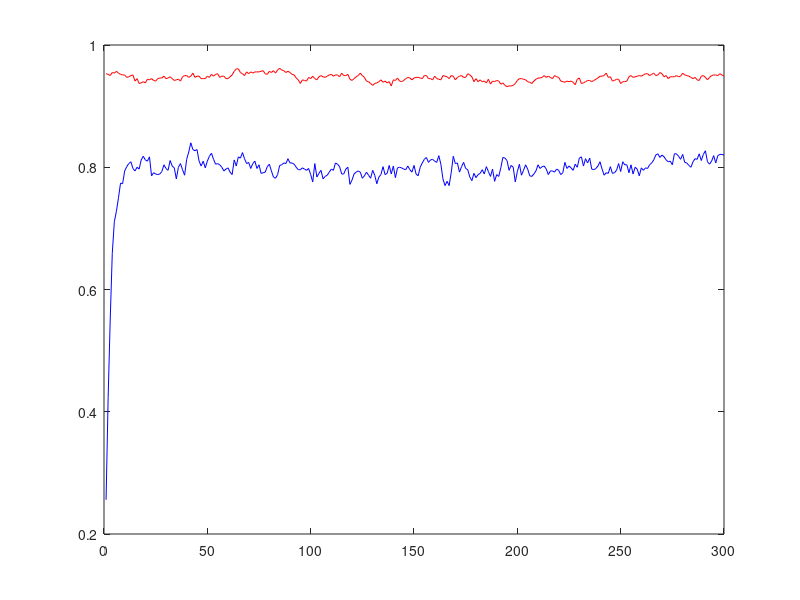
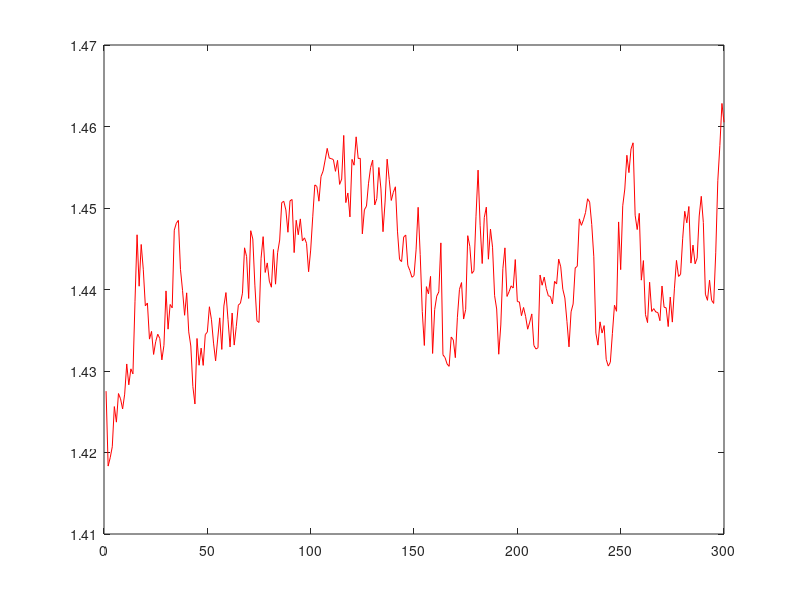

The MATLAB script that drew these images, in order:
clear all

%--------------------------------------------------------------------------
% Set parameter values
%--------------------------------------------------------------------------
beta = 0.8; % Germany interst rate 0.0037 pa
b = 0.4; % Unemployment income (not flow utility) (around 60%  of net income for Germany)
alpha = 0.5;  % Wage offer probability
lambda = 0.07; % Job loss probability (avg tenure of 11.2 years)
w_min = 0; % Minimum wage offer 
w_max = 2;  % Max wage offer 
n_min = -0.25;  % Minimum utility for home production when not spending time on job searching
n_max = 0.75;  % Maximum utility for home production when not spending time on job searching
s_cost = 0.3;  % Cost for searching job

%--------------------------------------------------------------------------
% Run VFI to compute the reservation wage
%--------------------------------------------------------------------------

n = 1e+2;  % Number of grids for wage offers and also the home production utility
crit = 1e-7;  % Convergence criterion
metric  = 1;        % Convergence metric
disp(num2str([n, crit]));
wage = linspace(w_min,w_max,n);   % Wage grid
wage_pdf = 1/n;
ns_range = linspace(n_min, n_max, n)'; % Not-searching grid

%--------------------------------------------------------------------------
% Initial Guess
%--------------------------------------------------------------------------
U = ones(n, 1)* b;   % Initial guess of value function: unemployment  (n,1 vector)
W = ones(n, 1) * wage;   % Initial guess of value function: employment (n,n matrix)
S = ones(n, 1) * b;   % Initial guess of value function: searching  (n,1 vector)
NS = ns_range;   % Initial guess of value function: not searching  (n,1 vector)
res_wage = U;   % Initial guess of reservation wage for all ns-utility  (n,1 vector)
res_cdf = (res_wage - w_min) ./ (w_max - w_min);    % (n,1 vector)

while metric > crit     % Start iteration 
    %--------------------------------------------------------------------------
    % Update value functions
    %--------------------------------------------------------------------------
    wage_mask = (wage'  >  res_wage);  % logical mask for offers that will not be accepted
    exp_W = [];
    for i = 1:n
        s = sum(W(i, wage_mask));
        if isempty(s)
           s = 0;
        end
        exp_W = [exp_W; s];
    end
    % exp_W = sum(W(:, wage_mask)')'
    exp_W(isnan(exp_W)) = 0;
    S_new = alpha .* (1 - res_cdf) .* exp_W .* wage_pdf ./(1 - res_cdf) + (alpha .* res_cdf + 1 - alpha) .* U;
    NS_new = ns_range + max(S, NS) .* beta;
    W_new = ones(n, 1)*wage + beta .*( (1 - lambda) .* W + lambda .* U*ones(1, n)) - s_cost; 
    U_new = b + beta .* max(S, NS) - s_cost;
    % Update reservation wage for everyone
    for idx = 1:length(W)
        rw = wage( find(W(idx, :)-U(idx)>0, 1 ,'first') ); % Find the res_wage 
        if rw
            res_wage(idx) = rw;
        else
            res_wage(idx) = w_max; % This agent will never work
        end
    end
    res_cdf = (res_wage - w_min) ./ (w_max - w_min);  % recalculate 
%--------------------------------------------------------------------------
% Update metric
%--------------------------------------------------------------------------
    metric = max([ reshape(abs(W_new-W)./( 1+abs(W) ), [n*n, 1]); ...
        abs(U_new-U)./( 1+abs(U) ); abs(S_new-S)./( 1+abs(S) ); abs(NS_new-NS)./( 1+abs(NS) )] );
    disp(metric)
    S_new(isnan(S_new)) = 0;
    NS_new(isnan(NS_new)) = 0;
    U_new(isnan(U_new)) = 0;
    W_new(isnan(W_new)) = 0;
    rho = 1; %
    U = rho.*U_new + (1-rho).*U; % Update guess of value function: unemployment
    W = rho.*W_new + (1-rho).*W; % Update guess of value function: employment
    S = rho.*S_new + (1-rho).*S;  % Update guess of value function: searching
    NS = rho.*NS_new + (1-rho).*NS;  % Update guess of value function: not searching
end
%--------------------------------------------------------------------------
% end of VFI
%---------------------------------------------------------------------------
U = U_new ;  % Last Update without rho
W = W_new;
S = S_new ;
NS = NS_new;
%--------------------------------------------------------------------------
% Find reseveration utility for no job searching
% Inactivity Rate related is our Target
%--------------------------------------------------------------------------
res_ns = ns_range( find(NS-S > 0, 1, 'first'));  % How much to produce in home production can induce people not to work
inactRate = 1 - res_ns/n_max;
 % Make sure the script doesn't break when reseveration utility is higher than max home production n_max
if isempty(res_ns)
   res_ns = n_max;
   inactRate = 0;
end
%--------------------------------------------------------------------------
res_mask = (S > NS);
avg_res_wage = sum(res_wage(res_mask))/length(res_wage(res_mask));
uRate = (lambda - lambda*inactRate) / (lambda + alpha *(1 - inactRate)*(1- avg_res_wage/(w_max - w_min)));
uDuration   = 1/( alpha*(1-avg_res_wage/(w_max-w_min)) );      % Duration of unemployment
eDuration   = 1/lambda;                                            % Duration of employment
avg_wage    = ( w_max + avg_res_wage )/(w_max - w_min) ;    % Average wage
%--------------------------------------------------------------------------
% Display output
%--------------------------------------------------------------------------
disp('rWage       u-rate     u-duration  e-duration   avg_wage inactRate rHomeProd')
disp( num2str( [avg_res_wage    uRate  uDuration   eDuration   avg_wage inactRate res_ns], '%12.3f') )
%--------------------------------------------------------------------------
%--------------------------------------------------------------------------
% Stimulation
% Based on the res_ns and res_wage above
%--------------------------------------------------------------------------
% Idea of the stochastic utility for not searching
% A person can change her utility for home production (not
% search). For example, one can suddenly came up with an brilliant
% idea to be done at home or can feel very guilty to not search for job
% because even her youngest sister start working.
%--------------------------------------------------------------------------
% First, define number of agents and
%--------------------------------------------------------------------------

T = 300; % Number of periods
no = 1000; % Number of agents

%--------------------------------------------------------------------------
employed_vec = zeros(no, 1); % Stores which agent get employed / Start with all unemployed
no_search_vec = zeros(no, 1); % Stores which agent search and which agent not
wage_record = zeros(no, 1); % Store the wage accepted by agent
em_history = []; % store employment data for every period for plotting
search_history = []; % store job search record for plotting
avg_wage_history = [];
% give initial values 
ori_ns_vec = (n_max - n_min) .* rand(no, 1) + n_min;
ns_vec = ori_ns_vec;
for t = 1:T
    ran_lambda = find(rand(no, 1) < lambda); % randomly choose someone lossing job
    for i = 1: length(ran_lambda)
        pos = ran_lambda(i);
        employed_vec(pos) = 0;
        wage_record(pos) = 0;
    end
    ns_adjust = (rand(no, 1) - 0.500) .*2 .* 0.1;
    ns_vec = 0.05* ori_ns_vec + 0.95.*ns_vec + ns_adjust; % 
    no_search_mask = (ns_vec > res_ns);  
    for i = 1: length(no_search_mask)
        if no_search_mask(i) == 1 && employed_vec(i) == 0
            no_search_vec(i) = 1;  % Mark agents who do not search for job as 1
        else
            no_search_vec(i) = 0;
        end
    end
    offer_vec = (w_max - w_min) .* rand(no, 1) + w_min;  % generate wage offers
    accept_offer_mask = (offer_vec > avg_res_wage); % 1 for accept offer
    ran_alpha = find(rand(no, 1) < alpha); % 1 for getting job offer
    for i = 1: length(ran_alpha)
        pos = ran_alpha(i);
        if accept_offer_mask(pos) == 1 && employed_vec(pos) == 0 && no_search_vec(pos) == 0
            employed_vec(pos) = 1;
            wage_record(pos) = offer_vec(pos);
        end
    end
    avg_wage = sum(wage_record)/sum(employed_vec);
    avg_wage_history = [avg_wage_history; avg_wage];
    em_history = [em_history; sum(employed_vec)/no];
    search_history = [search_history; 1 - sum(no_search_vec)/no];
end
%--------------------------------------------------------------------------
% End of Stimulation
%--------------------------------------------------------------------------
% Plot the graphs
%--------------------------------------------------------------------------
plot([1:T], em_history, 'b', [1:T], search_history, 'r');
figure();
plot([1:T], avg_wage_history, 'r');

%--------------------------------------------------------------------------

